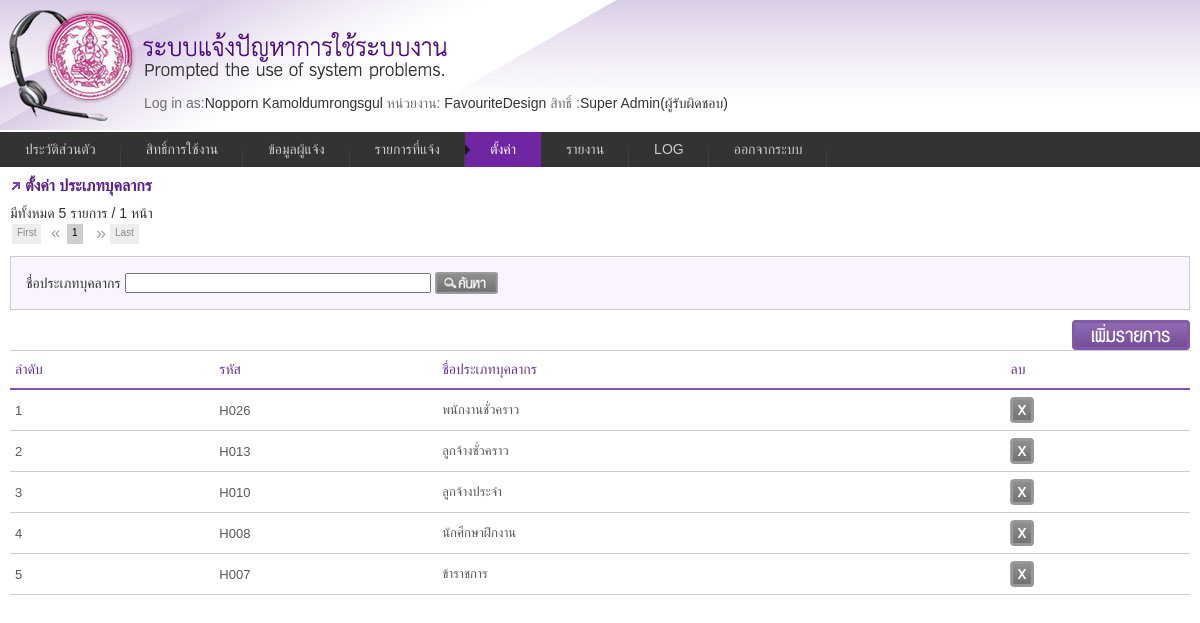
The app's page /setting.php?act=humantypelist (signed in) with its own data.
### tables this page shows
CREATE TABLE `informent` (
  `ID` int(11) NOT NULL auto_increment,
  `Code` varchar(10) default NULL,
  `Name` varchar(50) default NULL,
  `lastname` varchar(50) default NULL,
  `usertypeid` int(11) default NULL,
  `UserGroupID` int(11) default NULL,
  `DepartmentID` int(11) default NULL,
  `DivisionID` int(11) default NULL,
  `GroupID` int(11) default NULL,
  `HumanType` int(11) default NULL,
  `IdCard` varchar(17) default NULL,
  `Tel` varchar(11) default NULL,
  `Email` varchar(255) default NULL,
  `Password` varchar(50) default NULL,
  `DateRegister` datetime default NULL,
  PRIMARY KEY  (`ID`)
);

CREATE TABLE `usergroup` (
  `ID` int(10) NOT NULL auto_increment,
  `Code` varchar(10) default NULL,
  `UserGroupName` varchar(50) default NULL,
  `UserDate` date default NULL,
  `CanAccessAll` char(10) default NULL,
  `level` char(1) default NULL,
  PRIMARY KEY  (`ID`)
);

CREATE TABLE `humantype` (
  `ID` int(11) NOT NULL auto_increment,
  `Code` varchar(10) default NULL,
  `HumanName` varchar(50) default NULL,
  PRIMARY KEY  (`ID`)
);

### include/function.php (called while the page is built, shortened)
<?php
function GetData($tablename, $id)
{
    if($id!='' && $tablename !='')
    {
      $result = mysql_query("SELECT * FROM ".$tablename." WHERE ID=".$id) or die("Error".mysql_error());
      $row = mysql_fetch_array($result);
    }
    return @$row;
}
function GetUserType($id){
	 $type=array("","ผู้รับผิดชอบ","ผู้ประสานงาน ","เจ้าของระบบ","ผู้ใช้งาน");
	 return $type[$id];
}
?>

### include/class_userlogin.php (called while the page is built, shortened)
<?php
class UserLogin{
 function GetPermission($pm_code)
 {
	$sql="select * from usergroup_permission where usergroupid=".$_SESSION["usergroupid"]." and code=".$pm_code;
	$result=mysql_query($sql)or die('Invalid query: ' . mysql_error());
	if($result){
		$item=mysql_fetch_assoc($result);
	}else{ $item="";}
	return $item;
 }
}
?>

### include/config.php (called while the page is built, shortened)
<?
$per_page = 10;
?>

### setting/human_type_list.php (the view, shortened to what this page needs)
<?
  $humansearch = @$_GET['humansearch'];
  $condition = " WHERE 1 = 1 ";
  $condition .= $humansearch!='' ? " AND HumanName like '%".$humansearch."%'" : "";
                $num_pages= 1;
                $page= @$_GET['page']!='' ? @$_GET['page'] : 1;
                  $sql = "select * from humantype  ".$condition;
                        $result = mysql_query($sql);
                        $page_start = ( $per_page * $page) - $per_page;
                        $num_rows = mysql_num_rows( $result );
                  if ( $num_rows <= $per_page )
                        $num_pages = 1;
                  else if ( ( $num_rows % $per_page ) == 0 )
                        $num_pages = ( $num_rows / $per_page );
                  else
                        $num_pages = ( $num_rows / $per_page ) + 1;
                $num_pages = ( int ) $num_pages;
                $sql .= "  ORDER BY ID  DESC  LIMIT $page_start, $per_page";
                $result = mysql_query($sql) or die("Invalid query: " . mysql_error());
?>
<h3>ตั้งค่า ประเภทบุคลากร</h3>
<div  >มีทั้งหมด <?=$num_rows;?> รายการ  / <?=$num_pages;?> หน้า <div id="pagenavi" ></div></div>
<form method="get">
<div id="search">
<span> ชื่อประเภทบุคลากร
<input name= "humansearch" type="text" id= "humansearch" size="35" value="<?=$humansearch;?>"></span>
<span>
<input name="" type="submit" value="search" class="btn_search" />
  </span>
</div>
</form>
<div id="btnBox"><input type="button" value="เพิ่มรายการ"  class="btn_add" onclick="window.location.href='setting.php?act=humantypeform'" /></div>
<table class="tblist">
<tr>
  <th align="left">ลำดับ</th>
  <th align="left">รหัส</th>
  <th align="left">ชื่อประเภทบุคลากร</th>
  <th align="left">ลบ</th>
  </tr>
<?
  $i = ($page -1)* $per_page;
  while($row=mysql_fetch_array($result)){
	 $i++;
?>
<tr  style="cursor:pointer;">
  <td onclick="window.location='setting.php?act=humantypeform&id=<?=$row['ID'];?>';" ><?=$i;?></td>
  <td onclick="window.location='setting.php?act=humantypeform&id=<?=$row['ID'];?>';" ><?=$row['Code'];?></td>
  <td onclick="window.location='setting.php?act=humantypeform&id=<?=$row['ID'];?>';" ><?=$row['HumanName'];?></td>
  <td> <input type="submit" name="delbutton" id="delbutton" value="" class="btn_delete" onclick="ConfirmDelete('setting.php?type=humantype&act=delete&id=<?=$row['ID'];?>&chk_del=<?php echo $item_5['CanDelete'];?>');" /> </td>
</tr>
  <? } ?>
</table>

### _menu.php (shortened to what this page needs)
<?
$currentUser = GetData("informent",$_SESSION['id']);
$group = GetData("usergroup",$_SESSION["usergroupid"]);
$agen=GetAgencie($_SESSION["id"]);
?>
<?
	$tmp = explode("/",$_SERVER['SCRIPT_NAME']);
		 $page_name = trim($tmp[count($tmp)-1]);
		$active_1_list = array('profile.php');
		$active_2_list = array('usergroup.php');
		$active_3_list = array('user.php');
		$active_4_list = array('request_list.php');
		$active_5_list = array('setting.php');
		$active_6_list = array('report.php');
		$active_7_list = array('logfile.php');
		if (in_array($page_name, $active_1_list))$m1_class = "current";	else	$m1_class = "";
		if (in_array($page_name, $active_2_list))$m2_class = "current";	else 	$m2_class = "";
		if (in_array($page_name, $active_3_list))$m3_class = "current";	else	$m3_class = "";
		if (in_array($page_name, $active_4_list))$m4_class = "current";	else	$m4_class = "";
		if (in_array($page_name, $active_5_list))$m5_class = "current";	else	$m5_class = "";
		if (in_array($page_name, $active_6_list))$m6_class = "current";	else	$m6_class = "";
		if (in_array($page_name, $active_7_list))$m7_class = "current";	else	$m7_class = "";
?>
<div id="head">
<div style="padding:95px 0 0 144px;">
<span class="gray">Log in as:</span><?php echo $currentUser['Name']." ".$currentUser['lastname'];?>
<span class="gray"> หน่วยงาน:</span>
<?php  if($_SESSION["usergroupid"]=="2"){
			$agen="FavouriteDesign";
		}
			echo $agen;
?>
<?php
$pm =new UserLogin();
    $item_1=$pm->GetPermission(1);
	$item_2=$pm->GetPermission(2);
	$item_3=$pm->GetPermission(3);
	$item_4=$pm->GetPermission(4);
	$item_5=$pm->GetPermission(5);
	$item_6=$pm->GetPermission(6);
	$item_7=$pm->GetPermission(7);
    $item_8=$pm->GetPermission(8);
	$item_10=$pm->GetPermission(10);
    $item_9=$pm->GetPermission(9);
	$item_11=$pm->GetPermission(11);
?>
<span class="gray"> สิทธิ์ :</span><?php echo $group['UserGroupName']; ?>(<?php echo GetUserType($_SESSION["usertype"]); ?>)</div>
</div>
<div class="menu">
		<ul>
			<li><a href="profile.php"  class="<?=$m1_class;?>">ประวัติส่วนตัว</a></li>
			<?php if($item_9['CanView']=="1"){ ?>
            <li><a href="usergroup.php"  class="<?=$m2_class;?>">สิทธิ์การใช้งาน</a></li>
			<?php } ?>
			<?php if($item_8['CanView']=="1"){ ?>
            <li><a href="user.php"  class="<?=$m3_class;?>">ข้อมูลผู้แจ้ง</a></li>
			<?php } ?>
			<li><a href="request_list.php" id="current"  class="<?=$m4_class;?>">รายการที่แจ้ง</a></li>
			 <?php
			 if($item_1['CanView']=="1" || $item_2['CanView']=="1" || $item_3['CanView']=="1" || $item_4['CanView']=="1" || $item_5['CanView']=="1" || $item_6['CanView']=="1" || $item_7['CanView']=="1"){ ?>
            <li><a href="#" class="<?=$m5_class;?>">ตั้งค่า</a>
          </li>
          <?php } ?>
		  	<?php if($item_10['CanView']=="1"){ ?>
            <li><a href="#" class="<?=$m6_class;?>">รายงาน</a>
            </li>
			<?php } ?>
			<?php
				if($item_11['CanView']=="1"){
				 ?>
            <li><a href="logfile.php" class="<?=$m7_class;?>">LOG</a></li>
			<?php } ?>
            <li><a href="#" onclick="ConfirmLogout();">ออกจากระบบ</a></li>
		</ul>
	</div>

### css/paginate.css (style rules this page uses)
.jPaginate { height:34px; position:relative; color:#a5a5a5; font-size:small; width:80%; margin:0px; text-align:center; font-size:10px; clear:both; }

### css/style.css (style rules this page uses)
html,body { font-family:Tahoma, Geneva, sans-serif; font-size:14px; color:#333; background:url(../images/bg_head.jpg) repeat-x; }
h3 { color:#5a228b; padding:0 0 0 15px; font-size:16px; font-weight:700; background:url(../images/bull.gif) no-repeat center left; margin-bottom:10px; }
#head { background:url(../images/head.jpg) no-repeat; height:132px; }
#btnBox { text-align:right;position:relative; float:right; }
#search { padding:15px; border:1px solid #CCC; margin-bottom:10px; background:#FAF4FF }
.tblist { font-family: "Lucida Sans Unicode", "Lucida Grande", Sans-Serif; font-size: 13px; background: #fff; margin:0; width: 100%; border-collapse: collapse; text-align: left; }
.tblist th { font-size: 14px; font-weight: normal; color:#65358f; padding: 10px 5px; border-top: 1px solid #ccc; border-bottom: 2px solid #8356aa; border-left: 0px solid #ccc; border-right: 0px solid #ccc; }
.tblist td { color:#595959; padding: 5px; height:30px; border-top: 1px solid #ccc; border-bottom: 1px solid #ccc; border-left: 0px solid #ccc; border-right: 0px solid #ccc; }

### css/other.css (style rules this page uses)
.gray { color:#707070 }
.btn_add { width:118px; height:30px; border: none; background: transparent url(../images/btn_add.png) no-repeat center; overflow: hidden; text-indent: -999px; line-height: 0px; display:inline; color: #a63606; cursor: pointer; cursor: hand; }
.btn_delete { width:24px; height:26px; border: none; background: transparent url(../images/btn_delete.png) no-repeat center; overflow: hidden; text-indent: -999px; line-height: 0px; display:inline; color: #a63606; cursor: pointer; cursor: hand; }
.btn_search { width:63px; height:22px; border: none; background: transparent url(../images/btn_search.png) no-repeat center; overflow: hidden; text-indent: -999px; line-height: 0px; display:inline; color: #a63606; cursor: pointer; cursor: hand; }

### css/menu_style.css (style rules this page uses)
.menu { border:none; border:0px; margin:0px; padding:0px; font: 67.5% "Lucida Sans Unicode", "Bitstream Vera Sans", "Trebuchet Unicode MS", "Lucida Grande", Verdana, Helvetica, sans-serif; font-size:14px; font-weight:bold; }
.menu ul { background:#333; height:35px; list-style:none; margin:0; padding:0; }
.menu li { float:left; padding:0px; }
.menu li a { background:#333 url("../images/seperator.gif") bottom right no-repeat; color:#cccccc; display:block; font-weight:normal; line-height:35px; margin:0px; padding:0px 25px; text-align:center; text-decoration:none; }
.menu .current { background:#7025a2 url('../images/hover_sub.gif') center left no-repeat; border:0px; color:#FFF; text-decoration:none; }

### records on screen
informent: Name "Nopporn", lastname "Kamoldumrongsgul"
usergroup: UserGroupName "Super Admin"
humantype: Code "H026", HumanName "พนักงานชั่วคราว"
humantype: Code "H013", HumanName "ลูกจ้างชั่วคราว"
humantype: Code "H010", HumanName "ลูกจ้างประจำ"
humantype: Code "H008", HumanName "นักศึกษาฝึกงาน"
humantype: Code "H007", HumanName "ข้าราชการ"

### other values on screen
$agen "FavouriteDesign"
GetUserType($_SESSION["usertype"]) "ผู้รับผิดชอบ"
$num_rows "5"
$num_pages "1"
